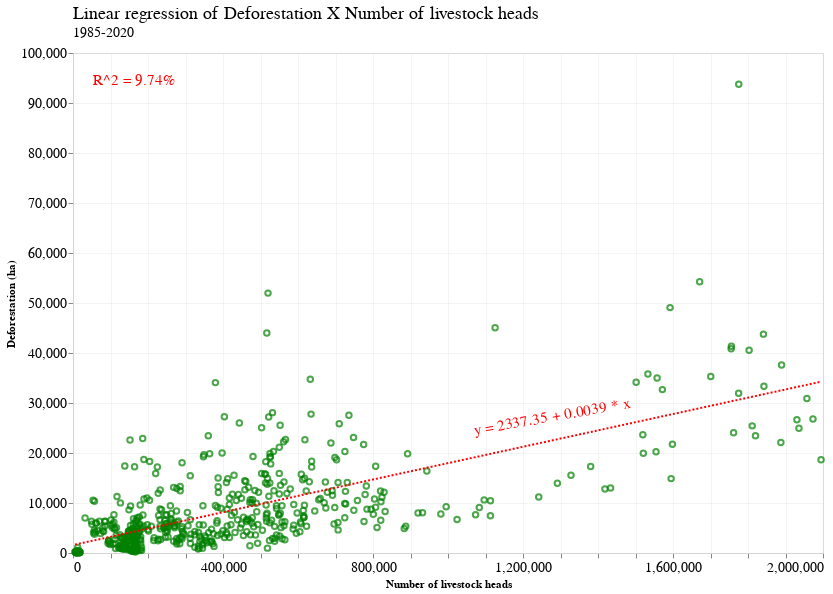

Notebook source saved alongside this figure:
### Code cell
chart = alt.Chart(complete_df_pecuaria).mark_point(color='green').encode(
    x=alt.X('numero_cabecas', axis=alt.Axis(title='Number of livestock heads')),
    y=alt.Y('deforestation_ha', axis=alt.Axis(title='Deforestation (ha)')),
)

reg_chart = (
    chart + 
    chart.transform_regression(
        'numero_cabecas', 'deforestation_ha'
    ).mark_line(
        color='red', strokeDash=[2]
    )
)

text = alt.Chart({'values':[{}]}).mark_text(
    align="left", baseline="top", size=15, color='red', angle=350
).encode(
    x=alt.value(400),  # pixels from left
    y=alt.value(370),  # pixels from top
    text=alt.value("y = 2337.35 + 0.0039 * x"))

text2 = alt.Chart({'values':[{}]}).mark_text(
    align="left", baseline="top", size=15, color='red',
).encode(
    x=alt.value(20),  # pixels from left
    y=alt.value(20),  # pixels from top
    text=alt.value("R^2 = 9.74%"))

reg_chart = reg_chart + text + text2

final_chart = reg_chart.properties(
    width=750,
    height=500,
    title=science_theme_title(
        text="Linear regression of Deforestation X Number of livestock heads", 
        subtitle="1985-2020"
    )
)

final_chart

### Figure 1 — Vega-Lite specification as saved in the notebook (floating-point values rounded to 4 significant figures; data arrays with more than 128 entries replaced by an {"elided": "..."} marker saying what was removed)
{"config": {"view": {"width": 533.3, "height": 300.0, "fill": "white"}, "title": {"align": "left", "anchor": "start", "frame": "group", "font": "Helvetica Neue", "fontSize": 18, "dy": -2, "subtitleFont": "Helvetica Neue", "subtitleFontSize": 14, "fontWeight": "normal"}, "axis": {"domainColor": "lightGrey", "gridColor": "lightGrey", "gridWidth": 0.25, "titleFont": "Helvetica Neue", "titleFontSize": 11, "labelFont": "Helvetica Neue", "labelFontSize": 14}, "legend": {"layout": {"anchor": "start"}, "labelLimit": 0, "titleFontSize": 14, "titleFont": "Helvetica Neue", "labelFontSize": 14, "labelFont": "Helvetica Neue"}, "header": {"title": null, "titleFont": "Helvetica Neue", "labelFont": "Helvetica Neue", "labelFontSize": 14, "labelPadding": 2}, "range": {"category": ["#0C66B5", "#BA1D32", "#0F8E40", "#E56F20", "#862BAF", "#626D69", "#ED5087", "#3DB9E2", "#51DB63", "#E26868", "#FFB270", "#B37CEA", "#A8A1A4", "#FF87CD"]}}, "layer": [{"mark": {"type": "point", "color": "green"}, "encoding": {"x": {"axis": {"title": "Number of livestock heads"}, "field": "numero_cabecas", "type": "quantitative"}, "y": {"axis": {"title": "Deforestation (ha)"}, "field": "deforestation_ha", "type": "quantitative"}}}, {"mark": {"type": "line", "color": "red", "strokeDash": [2]}, "encoding": {"x": {"axis": {"title": "Number of livestock heads"}, "field": "numero_cabecas", "type": "quantitative"}, "y": {"axis": {"title": "Deforestation (ha)"}, "field": "deforestation_ha", "type": "quantitative"}}, "transform": [{"on": "numero_cabecas", "regression": "deforestation_ha"}]}, {"data": {"name": "empty"}, "mark": {"type": "text", "align": "left", "angle": 350, "baseline": "top", "color": "red", "size": 15}, "encoding": {"text": {"value": "y = 2337.35 + 0.0039 * x"}, "x": {"value": 400}, "y": {"value": 370}}}, {"data": {"name": "empty"}, "mark": {"type": "text", "align": "left", "baseline": "top", "color": "red", "size": 15}, "encoding": {"text": {"value": "R^2 = 9.74%"}, "x": {"value": 20}, "y": {"value": 20}}}], "data": {"name": "data-2612a0519512b7e25c3d7cafe5ec40cb"}, "height": 500, "title": {"align": "left", "anchor": "start", "frame": "group", "font": "Helvetica Neue", "fontSize": 18, "dy": -2, "subtitleFont": "Helvetica Neue", "subtitleFontSize": 14, "fontWeight": "normal", "text": "Linear regression of Deforestation X Number of livestock heads", "subtitle": "1985-2020"}, "width": 750, "$schema": "https://vega.github.io/schema/vega-lite/v4.17.0.json", "datasets": {"data-2612a0519512b7e25c3d7cafe5ec40cb": {"elided": "576 records"}, "empty": [{}]}}
